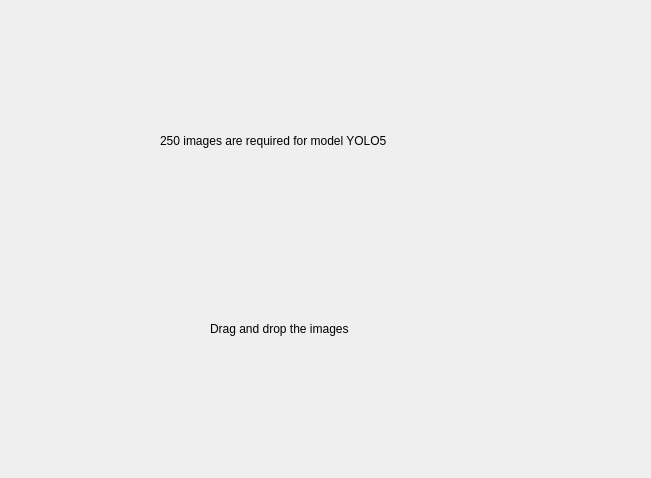
<?xml version="1.0" encoding="UTF-8"?>
<ui version="4.0">
 <class>Form</class>
 <widget class="QWidget" name="Form">
  <property name="geometry">
   <rect>
    <x>0</x>
    <y>0</y>
    <width>651</width>
    <height>478</height>
   </rect>
  </property>
  <property name="windowTitle">
   <string>Form</string>
  </property>
  <widget class="QFrame" name="frame_load_images">
   <property name="geometry">
    <rect>
     <x>100</x>
     <y>80</y>
     <width>471</width>
     <height>321</height>
    </rect>
   </property>
   <property name="frameShape">
    <enum>QFrame::NoFrame</enum>
   </property>
   <property name="frameShadow">
    <enum>QFrame::Raised</enum>
   </property>
   <widget class="QFrame" name="frame_circular">
    <property name="geometry">
     <rect>
      <x>170</x>
      <y>120</y>
      <width>120</width>
      <height>80</height>
     </rect>
    </property>
    <property name="frameShape">
     <enum>QFrame::NoFrame</enum>
    </property>
    <property name="frameShadow">
     <enum>QFrame::Raised</enum>
    </property>
   </widget>
   <widget class="QLabel" name="label">
    <property name="geometry">
     <rect>
      <x>60</x>
      <y>30</y>
      <width>321</width>
      <height>61</height>
     </rect>
    </property>
    <property name="text">
     <string>250 images are required for model YOLO5</string>
    </property>
   </widget>
   <widget class="QLabel" name="label_2">
    <property name="geometry">
     <rect>
      <x>110</x>
      <y>240</y>
      <width>261</width>
      <height>17</height>
     </rect>
    </property>
    <property name="text">
     <string>Drag and drop the images</string>
    </property>
   </widget>
  </widget>
 </widget>
 <resources/>
 <connections/>
</ui>
